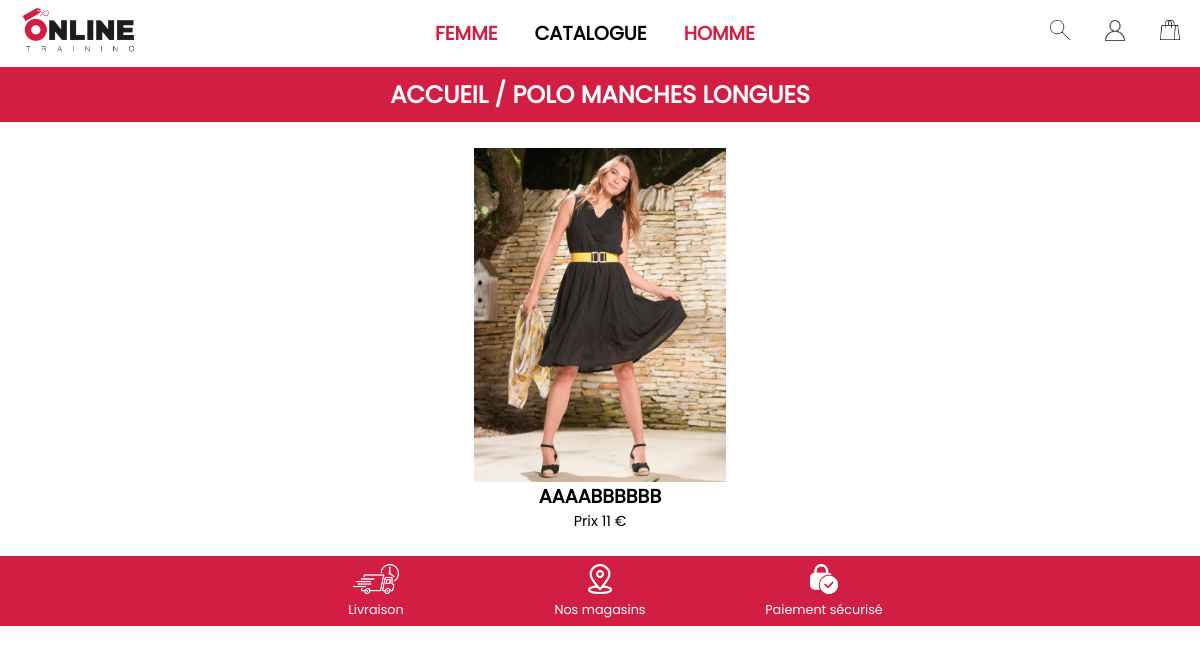
The app's page /categories.php?categories_type=Polo+manches+longues with its own data.
### tables this page shows
CREATE TABLE `produits` (
  `id` int NOT NULL,
  `image_produit` varchar(255) NOT NULL,
  `nom_produit` varchar(255) NOT NULL,
  `genre` varchar(255) NOT NULL,
  `reference` varchar(255) NOT NULL,
  `marque` varchar(255) NOT NULL,
  `categorie_id` int NOT NULL,
  `couleur` varchar(255) NOT NULL,
  `matiere` varchar(255) NOT NULL,
  `motif` varchar(255) NOT NULL,
  `description` varchar(1000) NOT NULL,
  `taille` varchar(255) NOT NULL,
  `quantite` int NOT NULL,
  `prix_ht` varchar(255) NOT NULL
);

### src/categories.php (the view, shortened to what this page needs)
<?php
require_once("connect.php");
$categories_type = null;
if (isset($_GET['categories_type'])) {
    $categories_type = urldecode($_GET['categories_type']);
    $sql = "SELECT p.*, c.type as categorie_type
            FROM produits p
            JOIN categories c ON p.categorie_id = c.id
            WHERE c.type = :categories_type
            ORDER BY p.id DESC";
    $query = $db->prepare($sql);
    $query->bindValue(':categories_type', $categories_type, PDO::PARAM_STR);
    $query->execute();
    $produits = $query->fetchAll(PDO::FETCH_ASSOC);
} else {
    header("Location: index.php");
    exit();
}
?>
<!DOCTYPE html>
<html lang="fr">
<head>
    <link rel="stylesheet" href="css/categories/responsive-categories.css">
    <link rel="stylesheet" href="css/categories/categories.css">
    <link rel="stylesheet" href="css/navBar.css">
    <link rel="stylesheet" href="css/footer.css">
    <link rel="stylesheet" href="css/fonts/fonts.css">
</head>
<body>
    <?php include_once("templates/header.php"); ?>
    <main>
        <h1 class="categories-titre">
            <a class="h1-categories-accueil" href="index.php">Accueil</a> /
            <?php
                if (isset($categories_type)) {
                    echo $categories_type;
                }
            ?>
        </h1>
        <div class="container-categories-vetement">
            <?php foreach ($produits as $produit): ?>
            <article class="categories-vetement">
                <figure class="vetement-similaire-figure">
                    <a href="produit.php?id=<?= $produit["id"] ?>">
                        <img class="img-produit" src="<?= ($produit["image_produit"]) ?>"
                            alt="<?= ($produit["nom_produit"]) ?>">
                    </a>
                </figure>
                <p class="vetement-similaire-titre"><?= ($produit["nom_produit"]) ?></p>
                <p class="vetement-similaire-prix">Prix <?= ($produit["prix_ht"]) ?> €</p>
            </article>
            <?php endforeach; ?>
        </div>
    </main>
    <?php include_once("templates/footer.php"); ?>
</body>
</html>

### src/css/categories/responsive-categories.css (style rules this page uses)
:root { --color-red: #D31E44; --color-black: #202020; --color-white: #ffffff; --color-grey: #afafaf; --font-Poppins: Poppins-Regular; }
*::before, *::after { box-sizing: border-box; }
* { margin: 0; padding: 0; font: inherit; }
body { min-height: 100vh; }
.h1-categories-accueil { color: var(--color-white); margin: auto; }
.categories-titre { color: var(--color-white); font-weight: bolder; padding: 10px; font-size: 1.5rem; text-transform: uppercase; background: var(--color-red); text-align: center; }
.container-categories-vetement { display: flex; flex-wrap: wrap; margin: 2% 2% 2% 2%; }
.categories-vetement { width: 40%; margin: auto; margin-top: 3%; text-align: center; }
.img-produit { margin: auto; object-fit: cover; display: block; max-width: 100%; }
.vetement-similaire-prix, .vetement-similaire-titre, .vetement-similaire-couleur { font-family: var(--font-Poppins); }
.vetement-similaire-titre { font-size: 1.2rem; text-transform: uppercase; font-weight: 800; }
.vetement-similaire-prix { font-size: 0.9rem; }
.vetement-similaire-figure { position: relative; }

### src/css/categories/categories.css (style rules this page uses)
:root { --color-red: #D31E44; --color-black: #202020; --color-white: #ffffff; }
@media (min-width: 700px) { .container-categories-vetement { width: 70%; margin: auto; } }
@media (min-width: 700px) { .categories-vetement { width: 30%; } }

### src/css/navBar.css (style rules this page uses)
:root { --color-red: #D31E44; --color-black: #202020; --color-white: #ffffff; --font-Poppins: Poppins-Regular; }
* { margin: 0; padding: 0; box-sizing: border-box; font-family: Poppins-Regular; }
a { text-decoration: none; }

### src/css/footer.css (style rules this page uses)
* { margin: 0; padding: 0; }

### records on screen
produits: image_produit (picture), nom_produit "AAAABBBBBB", prix_ht "11"

### other values on screen
$categories_type "POLO MANCHES LONGUES"
